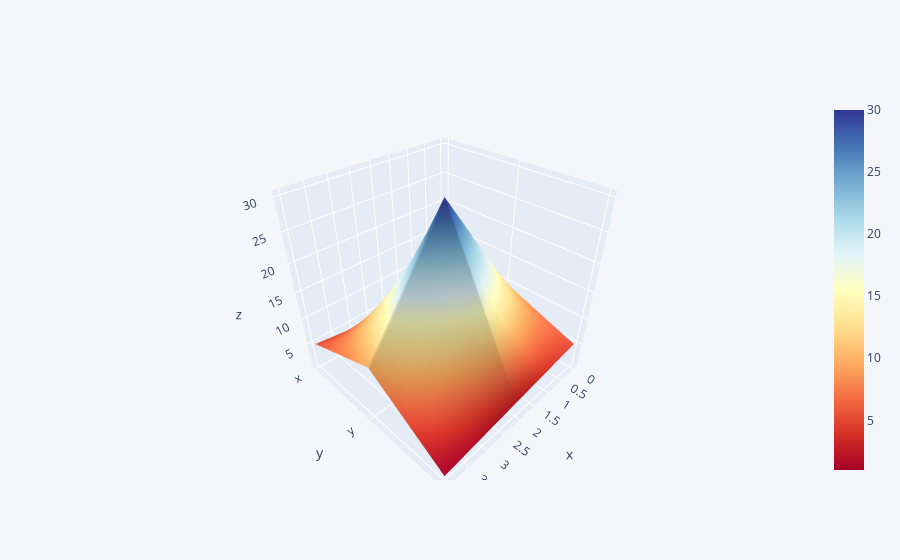

This figure's notebook cell:
### Code cell
df3.iplot(kind = 'surface',colorscale = 'rdylbu')  # surface plot

### Figure 1 — Plotly figure (JSON) as saved in the notebook; plotly's stock layout.template omitted (floating-point values rounded to 4 significant figures)
{"data": [{"colorscale": [[0, "rgb(165,0,38)"], [0.1, "rgb(215,48,39)"], [0.2, "rgb(244,109,67)"], [0.3, "rgb(253,174,97)"], [0.4, "rgb(254,224,144)"], [0.5, "rgb(255,255,191)"], [0.6, "rgb(224,243,248)"], [0.7, "rgb(171,217,233)"], [0.8, "rgb(116,173,209)"], [0.9, "rgb(69,117,180)"], [1, "rgb(49,54,149)"]], "type": "surface", "x": [0, 1, 2, 3, 4], "y": ["x", "y", "z"], "z": [[1, 2, 3, 4, 5], [10, 20, 30, 20, 10], [5, 4, 3, 2, 1]]}], "layout": {"legend": {"bgcolor": "#F5F6F9", "font": {"color": "#4D5663"}}, "paper_bgcolor": "#F5F6F9", "plot_bgcolor": "#F5F6F9", "title": {"font": {"color": "#4D5663"}}, "xaxis": {"gridcolor": "#E1E5ED", "showgrid": true, "tickfont": {"color": "#4D5663"}, "title": {"font": {"color": "#4D5663"}, "text": ""}, "zerolinecolor": "#E1E5ED"}, "yaxis": {"gridcolor": "#E1E5ED", "showgrid": true, "tickfont": {"color": "#4D5663"}, "title": {"font": {"color": "#4D5663"}, "text": ""}, "zerolinecolor": "#E1E5ED"}}}
